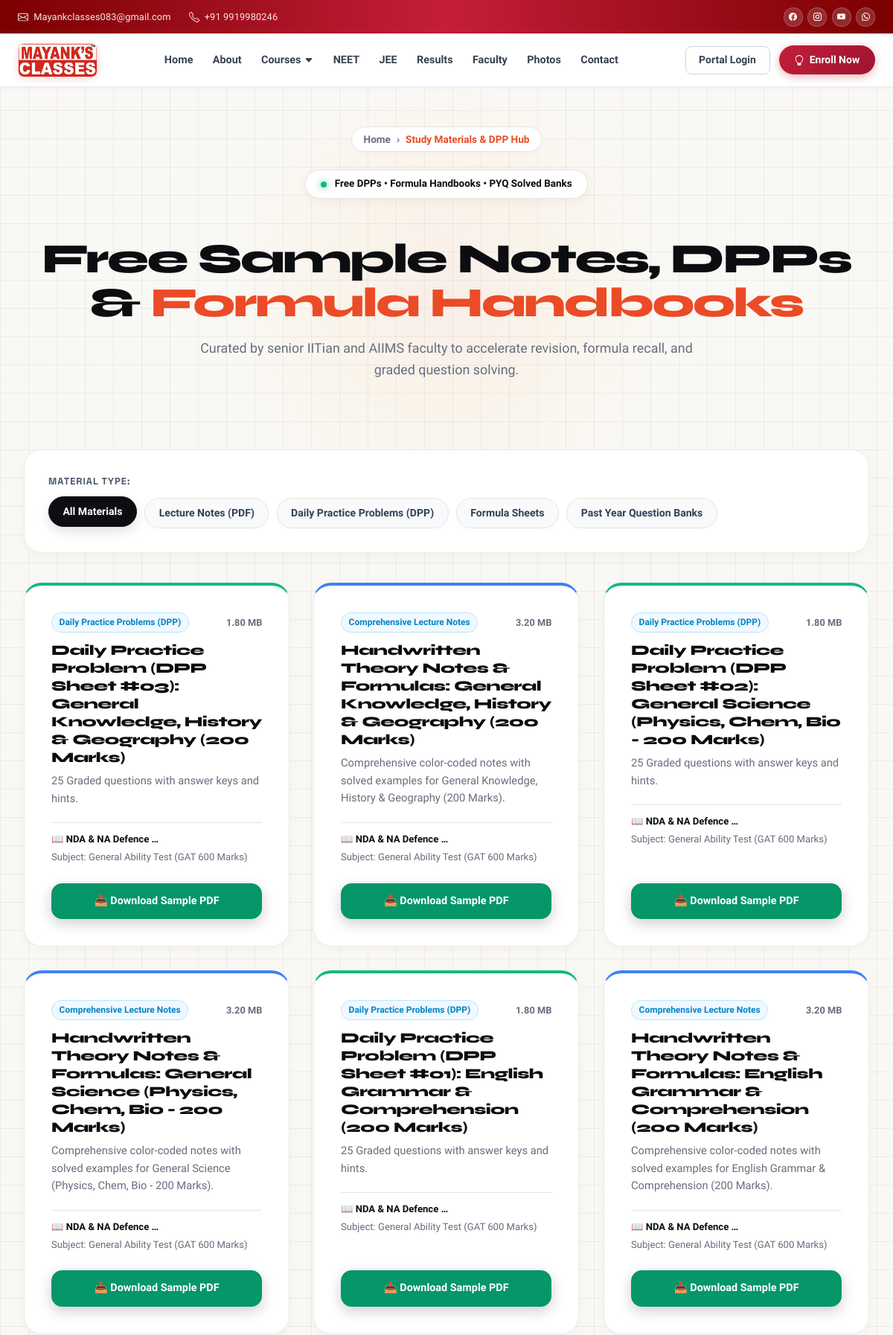
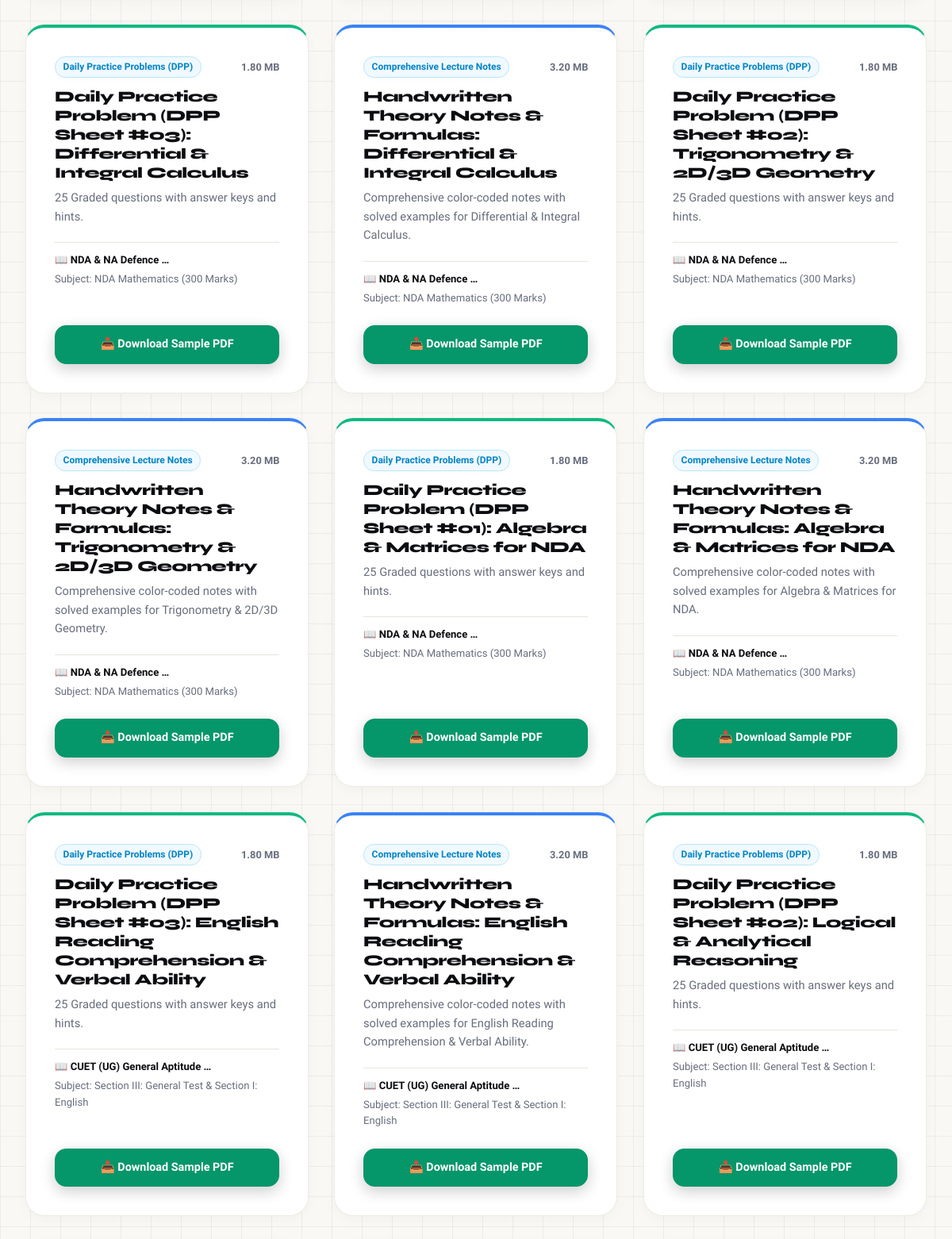
/study-materials/ (upper part), run on the app's committed database (2 pictures, top to bottom).
### apps/lms/models.py (models this page shows, shortened)
class StudyMaterial(TimeStampedModel):
    MATERIAL_TYPES = [
        ('PDF_NOTES', 'Comprehensive Lecture Notes'),
        ('FORMULA_SHEET', 'Quick Revision Formula Sheet'),
        ('DPP', 'Daily Practice Problems (DPP)'),
        ('PYQ', 'Previous Year Question Bank'),
        ('ASSIGNMENT', 'Class Assignment / Homework'),
    ]
    course = models.ForeignKey(Course, on_delete=models.CASCADE, related_name='materials')
    subject = models.ForeignKey(Subject, on_delete=models.CASCADE, related_name='materials')
    chapter = models.ForeignKey(Chapter, on_delete=models.CASCADE, null=True, blank=True, related_name='materials')
    teacher = models.ForeignKey(settings.AUTH_USER_MODEL, on_delete=models.SET_NULL, null=True, blank=True)
    title = models.CharField(max_length=255)
    description = models.TextField(blank=True, null=True)
    material_type = models.CharField(max_length=50, choices=MATERIAL_TYPES, default='PDF_NOTES')
    file_url = models.URLField(max_length=500, help_text='URL to PDF or cloud storage document')
    file_size_mb = models.DecimalField(max_digits=5, decimal_places=2, default=2.5)
    download_count = models.IntegerField(default=0)
    is_published = models.BooleanField(default=True)
    class Meta:
        ordering = ['-created_at']

### apps/academic/models.py (models this page shows, shortened)
class Course(TimeStampedModel):
    CATEGORY_CHOICES = [
        ('FOUNDATION', 'Foundation Programs (Classes 6-10)'),
        ('ENGINEERING', 'JEE Preparation (Main & Advanced)'),
        ('MEDICAL', 'NEET Preparation (Medical Entrance)'),
        ('OTHER_EXAMS', 'Other Competitive Exams (CUET, NDA, Olympiads)'),
        ('BOARDS', 'Target Board Excellence (Class 11-12)'),
        ('CRASH_COURSE', 'Fast-Track Crash Course & Test Series'),
    ]
    title = models.CharField(max_length=200)
    slug = models.SlugField(max_length=200, unique=True)
    category = models.CharField(max_length=50, choices=CATEGORY_CHOICES, default='ENGINEERING')
    short_description = models.CharField(max_length=300)
    description = models.TextField()
    target_class = models.CharField(max_length=50, default='Class 11 & 12')
    duration_weeks = models.IntegerField(default=52)
    mode = models.CharField(max_length=100, default='Offline Classroom & Live Hybrid')
    badge_text = models.CharField(max_length=100, blank=True, null=True, help_text='e.g. MOST POPULAR, IIT FOCUSED, FOUNDATION')
    price = models.DecimalField(max_digits=10, decimal_places=2, default=45000.00)
    discount_price = models.DecimalField(max_digits=10, decimal_places=2, blank=True, null=True)
    thumbnail_url = models.URLField(max_length=500, blank=True, null=True)
    features = models.JSONField(default=list, blank=True, help_text='List of key bullet highlights')
    overview_data = models.JSONField(default=dict, blank=True, help_text='Structured overview, pedagogy, and target eligibility')
    faqs = models.JSONField(default=list, blank=True, help_text='List of {question, answer} dicts')
    is_featured = models.BooleanField(default=False)
    order = models.IntegerField(default=0)
    class Meta:
        ordering = ['order', '-is_featured', 'title']

class Subject(TimeStampedModel):
    course = models.ForeignKey(Course, on_delete=models.CASCADE, related_name='subjects')
    name = models.CharField(max_length=150)
    code = models.CharField(max_length=50, blank=True, null=True)
    icon = models.CharField(max_length=100, default='book-open')
    color_accent = models.CharField(max_length=50, default='#3B82F6')
    order = models.IntegerField(default=0)
    class Meta:
        ordering = ['order', 'name']

### apps/core/views.py (the view)
# urls.py: path('study-materials/', study_materials_view, name='study-materials'),
def study_materials_view(request):
    materials = StudyMaterial.objects.filter(is_published=True).select_related('course', 'subject', 'chapter', 'teacher')
    mat_type = request.GET.get('type', 'ALL')
    if mat_type != 'ALL':
        materials = materials.filter(material_type=mat_type)
    context = {
        'materials': materials,
        'active_type': mat_type,
        'courses': Course.objects.filter(is_active=True),
    }
    return render(request, 'public/study_materials.html', context)

### templates/public/study_materials.html (shortened to what this page needs)
{% extends 'public/base_public.html' %}
{% block public_content %}
<div class="mc-landing-root">
  <div class="mc-cursor-glow" id="mc-cursor-glow" aria-hidden="true"></div>
  <section class="mc-page-hero">
    <div class="mc-container">
      <div class="mc-breadcrumb-bar">
        <a href="/">Home</a>
        <span>›</span>
        <span style="color:var(--mc-coral);">Study Materials & DPP Hub</span>
      </div>
      <div style="margin-bottom:1.5rem;">
        <span class="mc-hero-badge mc-continuous-float">
          <span class="mc-pulse-dot-live"></span>
          <span>Free DPPs • Formula Handbooks • PYQ Solved Banks</span>
        </span>
      </div>
      <h1 class="mc-page-hero-title">
        Free Sample Notes, DPPs & <span class="mc-highlight">Formula Handbooks</span>
      </h1>
      <p class="mc-page-hero-desc">
        Curated by senior IITian and AIIMS faculty to accelerate revision, formula recall, and graded question solving.
      </p>
    </div>
  </section>
  <section class="mc-section" style="padding-top:1rem;">
    <div class="mc-container">
      <div class="mc-filter-card mc-reveal">
        <div class="mc-filter-label">MATERIAL TYPE:</div>
        <div class="mc-pills-list">
          <a href="/study-materials/" class="mc-pill-btn {% if active_type == 'ALL' or not active_type %}active{% endif %}">All Materials</a>
          <a href="/study-materials/?type=PDF_NOTES" class="mc-pill-btn {% if active_type == 'PDF_NOTES' %}active{% endif %}">Lecture Notes (PDF)</a>
          <a href="/study-materials/?type=DPP" class="mc-pill-btn {% if active_type == 'DPP' %}active{% endif %}">Daily Practice Problems (DPP)</a>
          <a href="/study-materials/?type=FORMULA_SHEET" class="mc-pill-btn {% if active_type == 'FORMULA_SHEET' %}active{% endif %}">Formula Sheets</a>
          <a href="/study-materials/?type=PYQ" class="mc-pill-btn {% if active_type == 'PYQ' %}active{% endif %}">Past Year Question Banks</a>
        </div>
      </div>
      <div class="mc-catalog-grid">
        {% for mat in materials %}
        <div class="mc-spotlight-card mc-reveal" style="justify-content:space-between;border-top:4px solid {% if mat.material_type == 'PDF_NOTES' %}#3b82f6{% elif mat.material_type == 'DPP' %}#10b981{% else %}#f59e0b{% endif %};">
          <div>
            <div style="display:flex;align-items:center;justify-content:space-between;margin-bottom:0.75rem;">
              <span class="mc-pill-btn" style="padding:0.2rem 0.6rem;font-size:0.75rem;background:#f0f9ff;color:#0284c7;border-color:#bae6fd;">
                {{ mat.get_material_type_display }}
              </span>
              <span style="font-size:0.8rem;color:var(--mc-text-muted);font-weight:700;">{{ mat.file_size_mb }} MB</span>
            </div>
            <h3 class="mc-card-title" style="font-size:1.2rem;margin-bottom:0.5rem;">{{ mat.title }}</h3>
            <p class="mc-card-desc" style="margin-bottom:1.25rem;">
              {{ mat.description|default:"Comprehensive theory, formulas, and graded problem sets with detailed solutions." }}
            </p>
            <div style="font-size:0.82rem;color:var(--mc-text-main);font-weight:700;margin-bottom:1.5rem;padding-top:0.75rem;border-top:1px solid var(--mc-border-subtle);">
              <div>📖 {{ mat.course.title|truncatewords:4 }}</div>
              <div style="color:var(--mc-text-muted);font-weight:500;margin-top:0.25rem;">Subject: {{ mat.subject.name }}</div>
            </div>
          </div>
          <div>
            <button type="button" onclick="openBrochureModal()" class="mc-btn-primary" style="width:100%;justify-content:center;padding:0.75rem;font-size:0.9rem;background:#059669;border-color:#059669;">
              📥 Download Sample PDF
            </button>
          </div>
        </div>
        {% empty %}
        <div class="mc-filter-card text-center" style="grid-column:1/-1;">
          <h3>Study materials loading...</h3>
        </div>
        {% endfor %}
      </div>
    </div>
  </section>
</div>
{% endblock %}

### templates/public/base_public.html (shortened to what this page needs)
{% extends 'base.html' %}
{% block content %}
<div class="site-nav-wrapper" id="site-nav-wrapper">
  <div class="top-bar">
  <div class="container top-bar-container">
    <div class="top-bar-left">
      <a href="mailto:Mayankclasses083@gmail.com" class="top-bar-item">
        Mayankclasses083@gmail.com
      </a>
      <a href="tel:+919919980246" class="top-bar-item">
        +91 9919980246
      </a>
    </div>
    <div class="top-bar-social">
      <a href="https://facebook.com" target="_blank" class="social-icon-btn" title="Facebook" aria-label="Facebook">
      </a>
      <a href="https://instagram.com" target="_blank" class="social-icon-btn" title="Instagram" aria-label="Instagram">
      </a>
      <a href="https://youtube.com" target="_blank" class="social-icon-btn" title="YouTube" aria-label="YouTube">
      </a>
      <a href="https://wa.me/919919980246" target="_blank" class="social-icon-btn" title="WhatsApp" aria-label="WhatsApp">
      </a>
    </div>
  </div>
</div>
<header class="site-header" id="site-header">
  <div class="container nav-container">
    <a href="/" class="mc-navbar-logo-link" aria-label="Mayank Classes Home">
      <div class="mc-logo-motion-wrap">
        <img src="/static/images/mayank_classes_logo.png" alt="Mayank Classes" class="mc-brand-logo-img">
      </div>
    </a>
    <nav class="nav-links hide-mobile" role="navigation" aria-label="Main Navigation">
      <a href="/" class="nav-link {% if request.path == '/' %}active{% endif %}">Home</a>
      <a href="/about/" class="nav-link {% if '/about/' in request.path %}active{% endif %}">About</a>
      <div class="nav-item-dropdown" id="courses-dropdown">
        <button class="nav-link nav-link-btn {% if '/courses/' in request.path %}active{% endif %}" aria-haspopup="true" aria-expanded="false" id="courses-btn">
          Courses <svg class="nav-chevron" xmlns="http://www.w3.org/2000/svg" width="12" height="12" fill="currentColor" viewBox="0 0 16 16"><path d="M7.247 11.14 2.451 5.658C1.885 5.013 2.345 4 3.204 4h9.592a1 1 0 0 1 .753 1.659l-4.796 5.48a1 1 0 0 1-1.506 0z"/></svg>
        </button>
      </div>
      <a href="/courses/neet/" class="nav-link {% if '/courses/neet/' in request.path %}active{% endif %}">NEET</a>
      <a href="/courses/jee/" class="nav-link {% if '/courses/jee/' in request.path %}active{% endif %}">JEE</a>
      <a href="/results/" class="nav-link {% if '/results/' in request.path %}active{% endif %}">Results</a>
      <a href="/faculty/" class="nav-link {% if '/faculty/' in request.path %}active{% endif %}">Faculty</a>
      <a href="/photos/" class="nav-link {% if '/photos/' in request.path %}active{% endif %}">Photos</a>
      <a href="/contact/" class="nav-link {% if '/contact/' in request.path %}active{% endif %}">Contact</a>
    </nav>
    <div class="nav-actions">
      <a href="/login/" class="btn-portal hide-mobile">Portal Login</a>
      <button onclick="openGlobalDemoModal()" class="btn-enroll">
        Enroll Now
      </button>
    </div>
  </div>
</header>
</div>
<div class="site-nav-spacer" aria-hidden="true"></div>
<main>
  {% block public_content %}{% endblock %}
</main>
{% endblock %}

### templates/base.html (shortened to what this page needs)
<!DOCTYPE html>
<html lang="en">
<head>
  <link rel="stylesheet" href="/static/css/main.css?v=18">
  <link rel="stylesheet" href="/static/css/public.css?v=19">
  <link rel="stylesheet" href="/static/css/portal.css?v=18">
  <link rel="stylesheet" href="/static/css/player.css?v=18">
  <link rel="stylesheet" href="/static/css/landing_animated.css?v=18">
</head>
<body>
  {% block content %}{% endblock %}
</body>
</html>

### static/css/main.css (style rules this page uses)
:root { --primary-50: #EEF2FF; --primary-100: #E0E7FF; --primary-200: #C7D2FE; --primary-300: #A5B4FC; --primary-400: #818CF8; --primary-500: #6366F1; --primary-600: #4F46E5; --primary-700: #4338CA; --primary-800: #3730A3; --primary-900: #312E81; --brand-crimson: #8E0E00; --brand-crimson-dark: #660000; --brand-red: #B71C1C; --brand-red-light: #FFEBEE; --brand-gold: #FFC107; --brand-gold-dark: #F59E0B; --brand-gold-light: #FFF9C4; --brand-gold-subtle: #FFFBEB; --cat-neet: #DC2626; --cat-jee: #7C3AED; --cat-foundation: #059669; --cat-other: #0284C7; --brand-teal: #06B6D4; --brand-emerald: #10B981; --brand-emerald-light: #DCFCE7; --brand-rose: #F43F5E; --brand-rose-light: #FFE4E6; --brand-indigo: #4F46E5; --brand-purple: #8B5CF6; --bg-dark: #0F172A; --bg-dark-card: #1E293B; --bg-dark-subtle: #334155; --bg-dark-hover: #27354A; --bg-light: #F8FAFC; --bg-surface: #FFFFFF; --bg-subtle: #F1F5F9; --text-main: #0F172A; --text-muted: #64748B; --text-light: #94A3B8; --text-white: #FFFFFF; --border-color: #E2E8F0; --border-light: #F1F5F9; --border-dark: #334155; --font-heading: 'Outfit', -apple-system, BlinkMacSystemFont, 'Segoe UI', Roboto, sans-serif; --font-body: 'Plus Jakarta Sans', -apple-system, BlinkMacSystemFont, 'Segoe UI', Roboto, sans-serif; --font-mono: 'JetBrains Mono', monospace; --shadow-xs: 0 1px 2px 0 rgb(0 0 0 / 0.04); --shadow-sm: 0 1px 3px 0 rgb(0 0 0 / 0.08), 0 1px 2px -1px rgb(0 0 0 / 0.08); --shadow-md: 0 4px 6px -1px rgb(0 0 0 / 0.08), 0 2px 4px -2px rgb(0 0 0 / 0.06); --shadow-lg: 0 10px 15px -3px rgb(0 0 0 / 0.08), 0 4px 6px -4px rgb(0 0 0 / 0.04); --shadow-xl: 0 20px 25px -5px rgb(0 0 0 / 0.1), 0 8px 10px -6px rgb(0 0 0 / 0.05); --shadow-glow: 0 0 25px rgba(79, 70, 229, 0.25); --shadow-gold: 0 0 20px rgba(245, 158, 11, 0.25); --radius-xs: 4px; --radius-sm: 8px; --radius-md: 12px; --radius-lg: 16px; --radius-xl: 24px; --radius-full: 9999px; --transition: all 0.2s cubic-bezier(0.4, 0, 0.2, 1); --transition-smooth: all 0.3s cubic-bezier(0.16, 1, 0.3, 1); }
*, *::before, *::after { box-sizing: border-box; margin: 0; padding: 0; }
html { scroll-behavior: smooth; font-size: 16px; -webkit-text-size-adjust: 100%; overflow-x: hidden; }
body { font-family: var(--font-body); background-color: var(--bg-light); color: var(--text-main); line-height: 1.55; -webkit-font-smoothing: antialiased; -moz-osx-font-smoothing: grayscale; overflow-x: hidden; }
h1, h2, h3, h4, h5, h6 { font-family: var(--font-heading); font-weight: 700; line-height: 1.25; color: var(--text-main); letter-spacing: -0.015em; }
a { color: inherit; text-decoration: none; transition: var(--transition); }
img { max-width: 100%; height: auto; display: block; }
button, input, select, textarea { font-family: inherit; font-size: inherit; line-height: inherit; }
.container { width: 100%; max-width: 1280px; margin: 0 auto; padding: 0 1.5rem; }
.hide-mobile { display: flex; }

### static/css/portal.css (style rules this page uses)
:root { --sidebar-width: 270px; --sidebar-collapsed-width: 76px; --portal-bg: #F8FAFC; --sidebar-bg: #0F172A; --sidebar-hover: #1E293B; --sidebar-active: #C41E3A; --sidebar-text: #94A3B8; --sidebar-text-hover: #FFFFFF; --shadow-soft: 0 4px 20px rgba(0, 0, 0, 0.05); --shadow-card: 0 2px 10px rgba(0, 0, 0, 0.03); --shadow-hover: 0 10px 25px rgba(0, 0, 0, 0.08); --transition-smooth: all 0.3s cubic-bezier(0.4, 0, 0.2, 1); }

### data on the page
StudyMaterial: material_type "Daily Practice Problems (DPP)", file_size_mb "1.80", title "Daily Practice Problem (DPP Sheet #03): General Knowledge, History & Geography (200 Marks)", description "25 Graded questions with answer keys and hints.", course "NDA & NA Defence …", subject.name "General Ability Test (GAT 600 Marks)"
StudyMaterial: material_type "Comprehensive Lecture Notes", file_size_mb "3.20", title "Handwritten Theory Notes & Formulas: General Knowledge, History & Geography (200 Marks)", description "Comprehensive color-coded notes with solved examples for General Knowledge, History & Geography (200 Marks).", course "NDA & NA Defence …", subject.name "General Ability Test (GAT 600 Marks)"
StudyMaterial: material_type "Daily Practice Problems (DPP)", file_size_mb "1.80", title "Daily Practice Problem (DPP Sheet #02): General Science (Physics, Chem, Bio - 200 Marks)", description "25 Graded questions with answer keys and hints.", course "NDA & NA Defence …", subject.name "General Ability Test (GAT 600 Marks)"
StudyMaterial: material_type "Comprehensive Lecture Notes", file_size_mb "3.20", title "Handwritten Theory Notes & Formulas: General Science (Physics, Chem, Bio - 200 Marks)", description "Comprehensive color-coded notes with solved examples for General Science (Physics, Chem, Bio - 200 Marks).", course "NDA & NA Defence …", subject.name "General Ability Test (GAT 600 Marks)"
StudyMaterial: material_type "Daily Practice Problems (DPP)", file_size_mb "1.80", title "Daily Practice Problem (DPP Sheet #01): English Grammar & Comprehension (200 Marks)", description "25 Graded questions with answer keys and hints.", course "NDA & NA Defence …", subject.name "General Ability Test (GAT 600 Marks)"
StudyMaterial: material_type "Comprehensive Lecture Notes", file_size_mb "3.20", title "Handwritten Theory Notes & Formulas: English Grammar & Comprehension (200 Marks)", description "Comprehensive color-coded notes with solved examples for English Grammar & Comprehension (200 Marks).", course "NDA & NA Defence …", subject.name "General Ability Test (GAT 600 Marks)"
StudyMaterial: material_type "Daily Practice Problems (DPP)", file_size_mb "1.80", title "Daily Practice Problem (DPP Sheet #03): Differential & Integral Calculus", description "25 Graded questions with answer keys and hints.", course "NDA & NA Defence …", subject.name "NDA Mathematics (300 Marks)"
StudyMaterial: material_type "Comprehensive Lecture Notes", file_size_mb "3.20", title "Handwritten Theory Notes & Formulas: Differential & Integral Calculus", description "Comprehensive color-coded notes with solved examples for Differential & Integral Calculus.", course "NDA & NA Defence …", subject.name "NDA Mathematics (300 Marks)"
StudyMaterial: material_type "Daily Practice Problems (DPP)", file_size_mb "1.80", title "Daily Practice Problem (DPP Sheet #02): Trigonometry & 2D/3D Geometry", description "25 Graded questions with answer keys and hints.", course "NDA & NA Defence …", subject.name "NDA Mathematics (300 Marks)"
StudyMaterial: material_type "Comprehensive Lecture Notes", file_size_mb "3.20", title "Handwritten Theory Notes & Formulas: Trigonometry & 2D/3D Geometry", description "Comprehensive color-coded notes with solved examples for Trigonometry & 2D/3D Geometry.", course "NDA & NA Defence …", subject.name "NDA Mathematics (300 Marks)"
StudyMaterial: material_type "Daily Practice Problems (DPP)", file_size_mb "1.80", title "Daily Practice Problem (DPP Sheet #01): Algebra & Matrices for NDA", description "25 Graded questions with answer keys and hints.", course "NDA & NA Defence …", subject.name "NDA Mathematics (300 Marks)"
StudyMaterial: material_type "Comprehensive Lecture Notes", file_size_mb "3.20", title "Handwritten Theory Notes & Formulas: Algebra & Matrices for NDA", description "Comprehensive color-coded notes with solved examples for Algebra & Matrices for NDA.", course "NDA & NA Defence …", subject.name "NDA Mathematics (300 Marks)"
StudyMaterial: material_type "Daily Practice Problems (DPP)", file_size_mb "1.80", title "Daily Practice Problem (DPP Sheet #03): English Reading Comprehension & Verbal Ability", description "25 Graded questions with answer keys and hints.", course "CUET (UG) General Aptitude …", subject.name "Section III: General Test & Section I: English"
StudyMaterial: material_type "Comprehensive Lecture Notes", file_size_mb "3.20", title "Handwritten Theory Notes & Formulas: English Reading Comprehension & Verbal Ability", description "Comprehensive color-coded notes with solved examples for English Reading Comprehension & Verbal Ability.", course "CUET (UG) General Aptitude …", subject.name "Section III: General Test & Section I: English"
StudyMaterial: material_type "Daily Practice Problems (DPP)", file_size_mb "1.80", title "Daily Practice Problem (DPP Sheet #02): Logical & Analytical Reasoning", description "25 Graded questions with answer keys and hints.", course "CUET (UG) General Aptitude …", subject.name "Section III: General Test & Section I: English"
